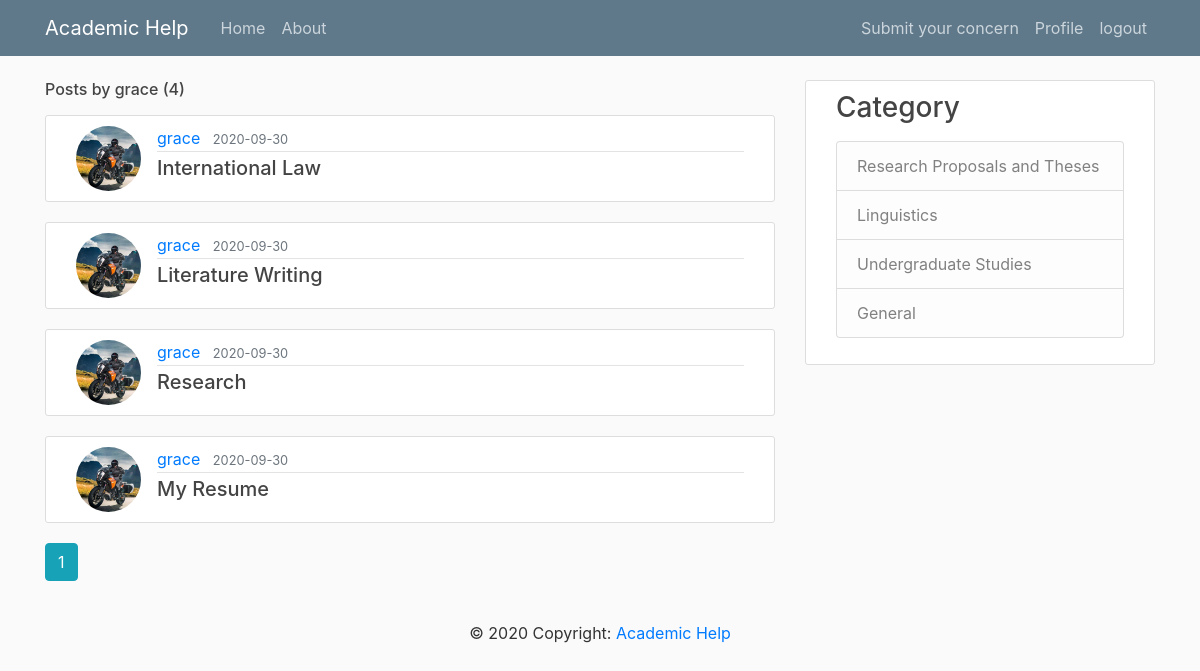
/user/grace (signed in), run on the app's committed database.
### app/models.py (models this page shows, shortened)
class User(db.Model, UserMixin):
    id = db.Column(db.Integer, primary_key=True)
    username = db.Column(db.String(20), unique=True, nullable=False)
    email = db.Column(db.String(120), unique=True, nullable=False)
    image_file = db.Column(db.String(20), nullable=False,
                           default='default-pic.jpg')
    password = db.Column(db.String(60), nullable=False)
    posts = db.relationship('Post', backref='author', lazy=True)

class Post(db.Model):
    id = db.Column(db.Integer, primary_key=True)
    title = db.Column(db.String(100), nullable=False)
    date_posted = db.Column(db.DateTime, nullable=False,
                            default=datetime.utcnow)
    content = db.Column(db.Text, nullable=False)
    category = db.Column(db.Text)
    user_id = db.Column(db.Integer, db.ForeignKey('user.id'), nullable=False)

### app/users/routes.py (the view)
@users.route("/user/<string:username>")
def user_posts(username):
    page = request.args.get('page', 1, type=int)
    user = User.query.filter_by(username=username).first_or_404()
    posts = Post.query.filter_by(author=user)\
        .order_by(Post.date_posted.desc())\
        .paginate(page=page, per_page=5)
    return render_template('user_posts.html', posts=posts, user=user)

### app/models.py (called while the page is built)
@login_manager.user_loader
def load_user(user_id):
    return User.query.get(int(user_id))

### app/templates/user_posts.html
{% extends "layout.html" %}
{% block content %}
    <h6 class="mb-3">Posts by {{ user.username }} ({{ posts.total }})</h6>
    {% for post in posts.items %}
        <article class="media content-section">
          <img class="rounded-circle article-img" src="{{ url_for('static', filename='profile_pics/' + post.author.image_file) }}">
          <div class="media-body">
            <div class="article-metadata">
              <a class="mr-2" href="{{ url_for('users.user_posts', username=post.author.username) }}">{{ post.author.username }}</a>
              <small class="text-muted">{{ post.date_posted.strftime('%Y-%m-%d') }}</small>
            </div>
            <h5><a class="article-title" href="{{ url_for('posts.post', post_id=post.id) }}">{{ post.title }}</a></h5>
          </div>
        </article>
    {% endfor %}
    {% for page_num in posts.iter_pages(left_edge=1, right_edge=1, left_current=1, right_current=2) %}
      {% if page_num %}
        {% if posts.page == page_num %}
          <a class="btn btn-info mb-4" href="{{ url_for('users.user_posts', username=user.username, page=page_num) }}">{{ page_num }}</a>
        {% else %}
          <a class="btn btn-outline-info mb-4" href="{{ url_for('users.user_posts', username=user.username, page=page_num) }}">{{ page_num }}</a>
        {% endif %}
      {% else %}
        ...
      {% endif %}
    {% endfor %}
{% endblock content %}

### app/static/main.css (style rules this page uses)
body { background: #fafafa; color: #333333; margin-top: 5rem; }
h1, h2, h3, h4, h5, h6 { color: #444444; }
.content-section { background: #ffffff; padding: 10px 30px; border: 1px solid #dddddd; border-radius: 3px; margin-bottom: 20px; }
.article-title { color: #444444; }
.article-img { height: 65px; width: 65px; margin-right: 16px; }
.article-metadata { padding-bottom: 1px; margin-bottom: 4px; border-bottom: 1px solid #e3e3e3; }

### data on the page
User: username "grace"
Post: image_file (picture), author.username "grace", date_posted "2020-09-30", title "International Law"
Post: image_file (picture), author.username "grace", date_posted "2020-09-30", title "Literature Writing"
Post: image_file (picture), author.username "grace", date_posted "2020-09-30", title "Research"
Post: image_file (picture), author.username "grace", date_posted "2020-09-30", title "My Resume"

### other printed values
{{ posts.total }} "4"
{{ page_num }} "1"
